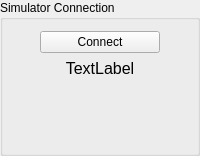
             <widget class="QGroupBox" name="sim_group_box">
              <property name="title">
               <string>Simulator Connection</string>
              </property>
              <layout class="QHBoxLayout" name="horizontalLayout">
               <property name="sizeConstraint">
                <enum>QLayout::SizeConstraint::SetDefaultConstraint</enum>
               </property>
               <item>
                <layout class="QVBoxLayout" name="verticalLayout">
                 <property name="sizeConstraint">
                  <enum>QLayout::SizeConstraint::SetDefaultConstraint</enum>
                 </property>
                 <item>
                  <widget class="QPushButton" name="gspro_connect_button">
                   <property name="sizePolicy">
                    <sizepolicy hsizetype="Minimum" vsizetype="Maximum">
                     <horstretch>0</horstretch>
                     <verstretch>0</verstretch>
                    </sizepolicy>
                   </property>
                   <property name="maximumSize">
                    <size>
                     <width>200</width>
                     <height>30</height>
                    </size>
                   </property>
                   <property name="text">
                    <string>Connect</string>
                   </property>
                  </widget>
                 </item>
                 <item>
                  <widget class="QLabel" name="gspro_status_label">
                   <property name="sizePolicy">
                    <sizepolicy hsizetype="Maximum" vsizetype="Preferred">
                     <horstretch>0</horstretch>
                     <verstretch>0</verstretch>
                    </sizepolicy>
                   </property>
                   <property name="minimumSize">
                    <size>
                     <width>120</width>
                     <height>0</height>
                    </size>
                   </property>
                   <property name="font">
                    <font>
                     <pointsize>12</pointsize>
                     <bold>false</bold>
                    </font>
                   </property>
                   <property name="text">
                    <string>TextLabel</string>
                   </property>
                   <property name="alignment">
                    <set>Qt::AlignmentFlag::AlignCenter</set>
                   </property>
                   <property name="margin">
                    <number>5</number>
                   </property>
                  </widget>
                 </item>
                 <item>
                  <widget class="QLabel" name="club_selection">
                   <property name="sizePolicy">
                    <sizepolicy hsizetype="Maximum" vsizetype="Preferred">
                     <horstretch>0</horstretch>
                     <verstretch>0</verstretch>
                    </sizepolicy>
                   </property>
                   <property name="minimumSize">
                    <size>
                     <width>120</width>
                     <height>0</height>
                    </size>
                   </property>
                   <property name="font">
                    <font>
                     <pointsize>12</pointsize>
                     <bold>false</bold>
                    </font>
                   </property>
                   <property name="text">
                    <string/>
                   </property>
                   <property name="alignment">
                    <set>Qt::AlignmentFlag::AlignCenter</set>
                   </property>
                   <property name="margin">
                    <number>5</number>
                   </property>
                  </widget>
                 </item>
                 <item>
                  <spacer name="verticalSpacer">
                   <property name="orientation">
                    <enum>Qt::Orientation::Vertical</enum>
                   </property>
                   <property name="sizeHint" stdset="0">
                    <size>
                     <width>20</width>
                     <height>40</height>
                    </size>
                   </property>
                  </spacer>
                 </item>
                </layout>
               </item>
              </layout>
             </widget>
